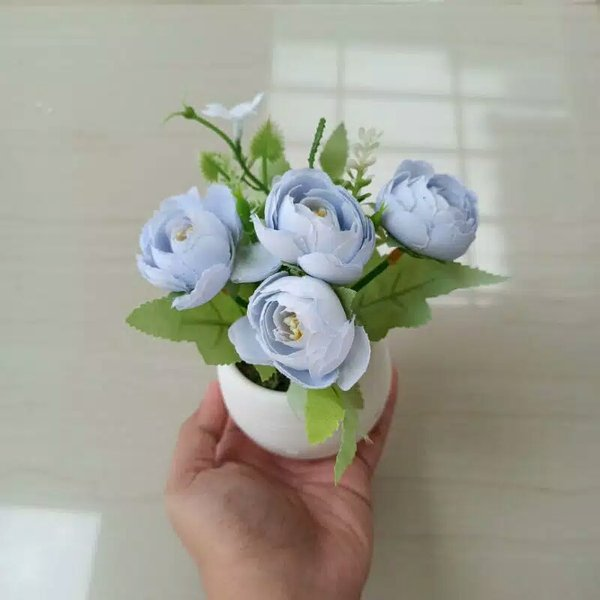
#> input picture python opencv/bunga.jpeg, 600 x 600 px
$ python aksespixel_abu.py
#> lines starting #> are read from the running program, lines starting #| are printed output that depends on the picture
import cv2 as cv

citraAbu = cv.imread("bunga.jpeg",cv.IMREAD_GRAYSCALE)
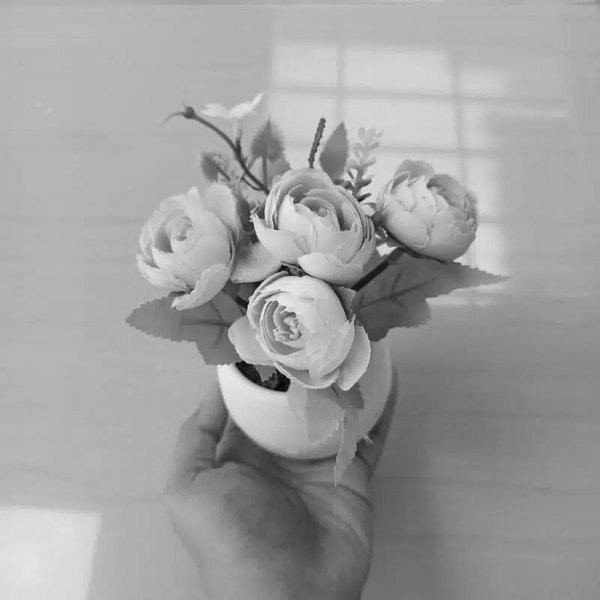
#> citraAbu: shape (600, 600); min 2, max 241, mean 160

print(citraAbu.shape)
#| (600, 600)

jumlahKolom = citraAbu.shape[1]
#> jumlahKolom = 600
jumlahBaris = citraAbu.shape[0]
#> jumlahBaris = 600

citraAbu2 = citraAbu.copy()

for b in range(0,jumlahBaris):
    for k in range(0,jumlahKolom):
        intensitas = citraAbu[b, k]
        citraAbu[b, k] = intensitas + 30
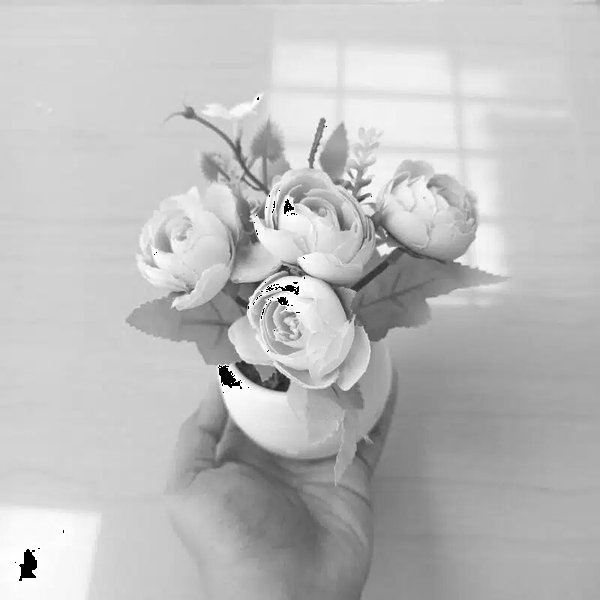
#> citraAbu: shape (600, 600); min 0, max 255, mean 189.3

cv.imwrite("citraAbu.jpeg",citraAbu)
cv.imwrite("citraAbu2.jpeg",citraAbu2)
